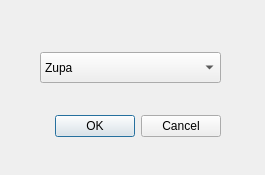
<?xml version="1.0" encoding="UTF-8"?>
<ui version="4.0">
 <class>ChangeCategory</class>
 <widget class="QDialog" name="ChangeCategory">
  <property name="geometry">
   <rect>
    <x>0</x>
    <y>0</y>
    <width>265</width>
    <height>175</height>
   </rect>
  </property>
  <property name="windowTitle">
   <string>Dialog</string>
  </property>
  <widget class="QDialogButtonBox" name="buttonBox">
   <property name="geometry">
    <rect>
     <x>50</x>
     <y>110</y>
     <width>171</width>
     <height>32</height>
    </rect>
   </property>
   <property name="orientation">
    <enum>Qt::Horizontal</enum>
   </property>
   <property name="standardButtons">
    <set>QDialogButtonBox::Cancel|QDialogButtonBox::Ok</set>
   </property>
  </widget>
  <widget class="QComboBox" name="newCategory">
   <property name="geometry">
    <rect>
     <x>40</x>
     <y>52</y>
     <width>181</width>
     <height>31</height>
    </rect>
   </property>
   <item>
    <property name="text">
     <string>Zupa</string>
    </property>
   </item>
   <item>
    <property name="text">
     <string>Przystawka</string>
    </property>
   </item>
   <item>
    <property name="text">
     <string>Danie Główne</string>
    </property>
   </item>
   <item>
    <property name="text">
     <string>Deser</string>
    </property>
   </item>
   <item>
    <property name="text">
     <string>Napoje</string>
    </property>
   </item>
  </widget>
 </widget>
 <resources/>
 <connections>
  <connection>
   <sender>buttonBox</sender>
   <signal>accepted()</signal>
   <receiver>ChangeCategory</receiver>
   <slot>accept()</slot>
   <hints>
    <hint type="sourcelabel">
     <x>248</x>
     <y>254</y>
    </hint>
    <hint type="destinationlabel">
     <x>157</x>
     <y>274</y>
    </hint>
   </hints>
  </connection>
  <connection>
   <sender>buttonBox</sender>
   <signal>rejected()</signal>
   <receiver>ChangeCategory</receiver>
   <slot>reject()</slot>
   <hints>
    <hint type="sourcelabel">
     <x>316</x>
     <y>260</y>
    </hint>
    <hint type="destinationlabel">
     <x>286</x>
     <y>274</y>
    </hint>
   </hints>
  </connection>
 </connections>
</ui>
